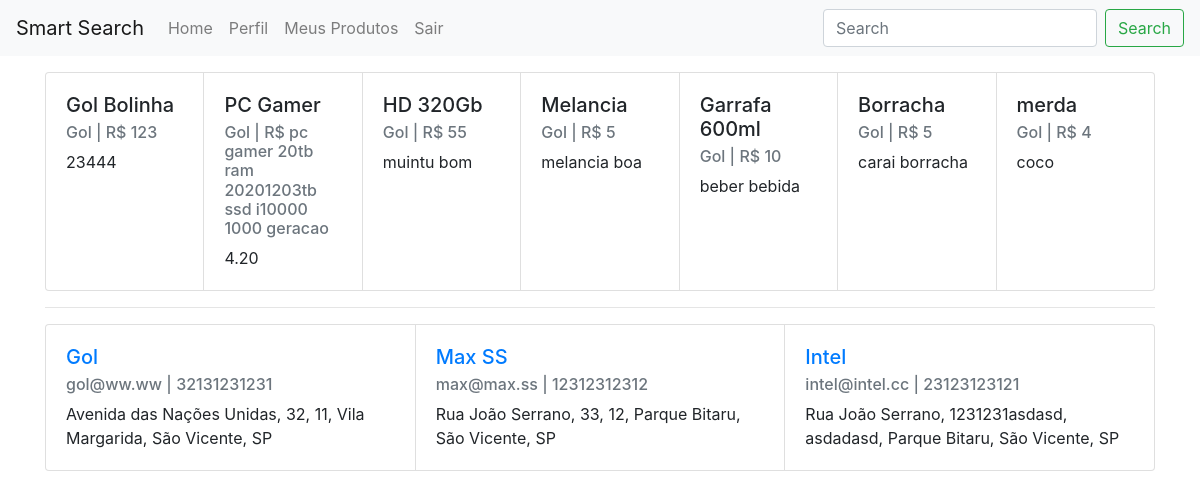
/procurar/index.php (signed in), run on an earlier commit of the app's database.
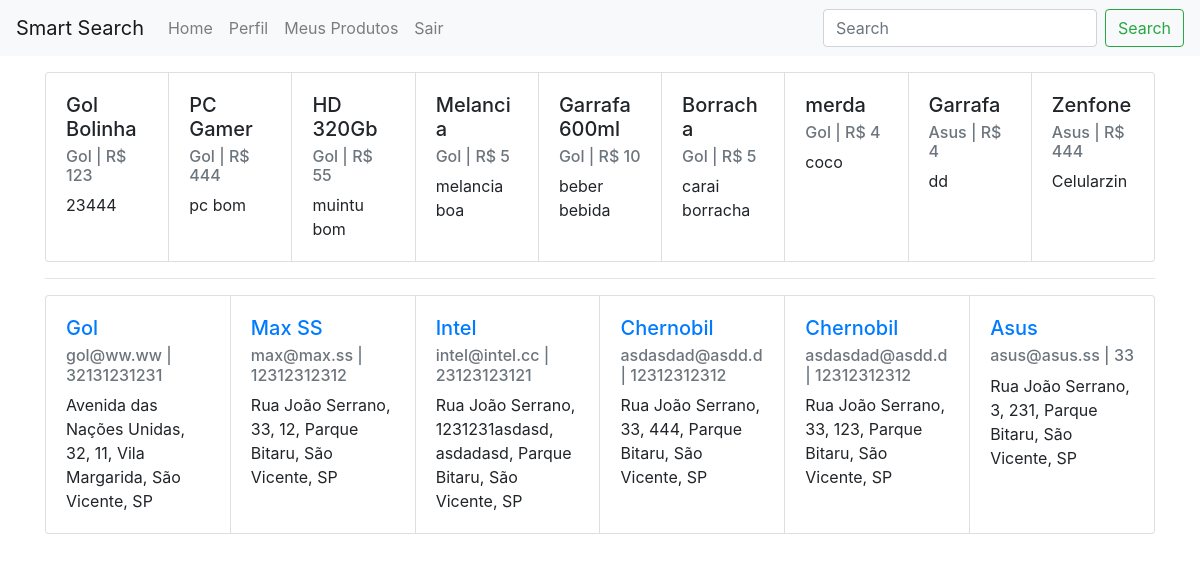
And on a later commit of the database.
### tables this page shows
CREATE TABLE usuario (
    cd_usuario INTEGER PRIMARY KEY,
    nm_email VARCHAR(50),
    nm_usuario VARCHAR,
    cd_senha VARCHAR(50)
);

CREATE TABLE produto (
    cd_produto INTEGER PRIMARY KEY,
    nm_produto VARCHAR(50),
    vl_produto DECIMAL,
    ds_produto VARCHAR(100),
    fk_loja_produto INTEGER,
CONSTRAINT FK_loja_produto
    FOREIGN KEY (fk_loja_produto)
    REFERENCES loja (cd_cnpj)
);

CREATE TABLE loja (
    cd_cnpj INTEGER PRIMARY KEY,
    cd_cep VARCHAR(9),
    cd_telefone INTEGER,
    fk_usuario_loja INTEGER,
    fk_plano_loja INTEGER,
CONSTRAINT FK_usuario_loja
    FOREIGN KEY (fk_usuario_loja)
    REFERENCES usuario (cd_usuario),
CONSTRAINT FK_plano_loja
    FOREIGN KEY (fk_plano_loja)
    REFERENCES plano (cd_plano)
);

CREATE TABLE endereco (
    nm_endereco INTEGER,
    cd_numero_endereco INTEGER,
    nm_cidade VARCHAR(50),
    nm_bairro VARCHAR(50),
    cd_complemento VARCHAR(50),
    fk_loja_endereco INTEGER,
    cd_loja INTEGER PRIMARY KEY, sg_uf varchar(2),
CONSTRAINT FK_loja_endereco
    FOREIGN KEY (fk_loja_endereco)
    REFERENCES loja (cd_cnpj)
);

### procurar/index.php (the view, shortened to what this page needs)
<?php
  try {
    require $_SERVER['DOCUMENT_ROOT'] . '/php/connection-database.php';
    $pesquisa = preg_replace('/[^[:alpha:]_]/', '', $_GET['termo']);
    $selectLoja = "select * from usuario u join loja l on l.fk_usuario_loja = u.cd_usuario join endereco e on e.fk_loja_endereco = l.cd_cnpj where u.cd_usuario%2 = 1 and u.nm_usuario like '%$pesquisa%'";
    $cmd = $conexao->prepare($selectLoja);
    $vLoja = $cmd->execute();
    $vLoja = $cmd->fetchAll();
    $selectProdutos = "select * from usuario join loja on fk_usuario_loja = cd_usuario join produto on fk_loja_produto = loja.cd_cnpj where produto.nm_produto like '%$pesquisa%' and produto.ds_produto like '%$pesquisa%';";
    $cmd = $conexao->prepare($selectProdutos);
    $cmd->execute();
    $vProd = $cmd->fetchAll();
  } catch (Exception $e) {
    echo $e->getMessage();
  }
 ?>
<!DOCTYPE html>
<html lang="en">
<head>
	<?php include '../php/links-head.php'; ?>
</head>
<body>
	<?php include '../php/nav-bar.php'; ?>
<div class="container">
  <div class="card-group">
  <?php
    foreach ($vProd as $prod) {
      ?>
      <div class="card" style="width: 18rem;">
        <div class="card-body">
          <h5 class="card-title"><?=$prod['nm_produto']?></h5>
          <h6 class="card-subtitle mb-2 text-muted"><?=$prod['nm_usuario']?> | R$ <?=$prod['vl_produto']?></h6>
          <p class="card-text"><?=$prod['ds_produto']?></p>
        </div>
      </div>
      <?php
    }
   ?>
   </div>
   <hr>
  <div class="card-group">
  <?php
    foreach ($vLoja as $loja) {
      ?>
      <div class="card" style="width: 18rem;">
        <div class="card-body">
          <a href="../catalogo/loja.php?loja=<?=$loja['cd_usuario']?>"><h5 class="card-title"><?=$loja['nm_usuario']?></h5></a>
          <h6 class="card-subtitle mb-2 text-muted"><?=$loja['nm_email']?> | <?=$loja['cd_telefone']?></h6>
          <p class="card-text"><?=$loja['nm_endereco']?>, <?=$loja['cd_numero_endereco']?>, <?=$loja['cd_complemento']?>, <?=$loja['nm_bairro']?>, <?=$loja['nm_cidade']?>, <?=$loja['sg_uf']?></p>
        </div>
      </div>
      <?php
    }
   ?>
   </div>
</div>
</body>
</html>

What changed in the data, as far as the page shows it:
changed through a linked row, usuario "Gol": produto.vl_produto "pc gamer 20tb ram 20201203tb ssd i10000 1000 geracao" → "444"; produto.ds_produto "4.20" → "pc bom"
added usuario: produto.nm_produto "Garrafa", nm_usuario "Asus", produto.vl_produto "4", produto.ds_produto "dd", produto.nm_produto "Zenfone", produto.vl_produto "444", produto.ds_produto "Celularzin", nm_email "asus@asus.ss", loja.cd_telefone "33", endereco.nm_endereco "Rua João Serrano", endereco.cd_numero_endereco "3", endereco.cd_complemento "231", endereco.nm_bairro "Parque Bitaru", endereco.nm_cidade "São Vicente", endereco.sg_uf "SP"
added usuario: nm_usuario "Chernobil", nm_email "asdasdad@asdd.d", loja.cd_telefone "12312312312", endereco.nm_endereco "Rua João Serrano", endereco.cd_numero_endereco "33", endereco.cd_complemento "444", endereco.nm_bairro "Parque Bitaru", endereco.nm_cidade "São Vicente", endereco.sg_uf "SP", endereco.cd_complemento "123"
